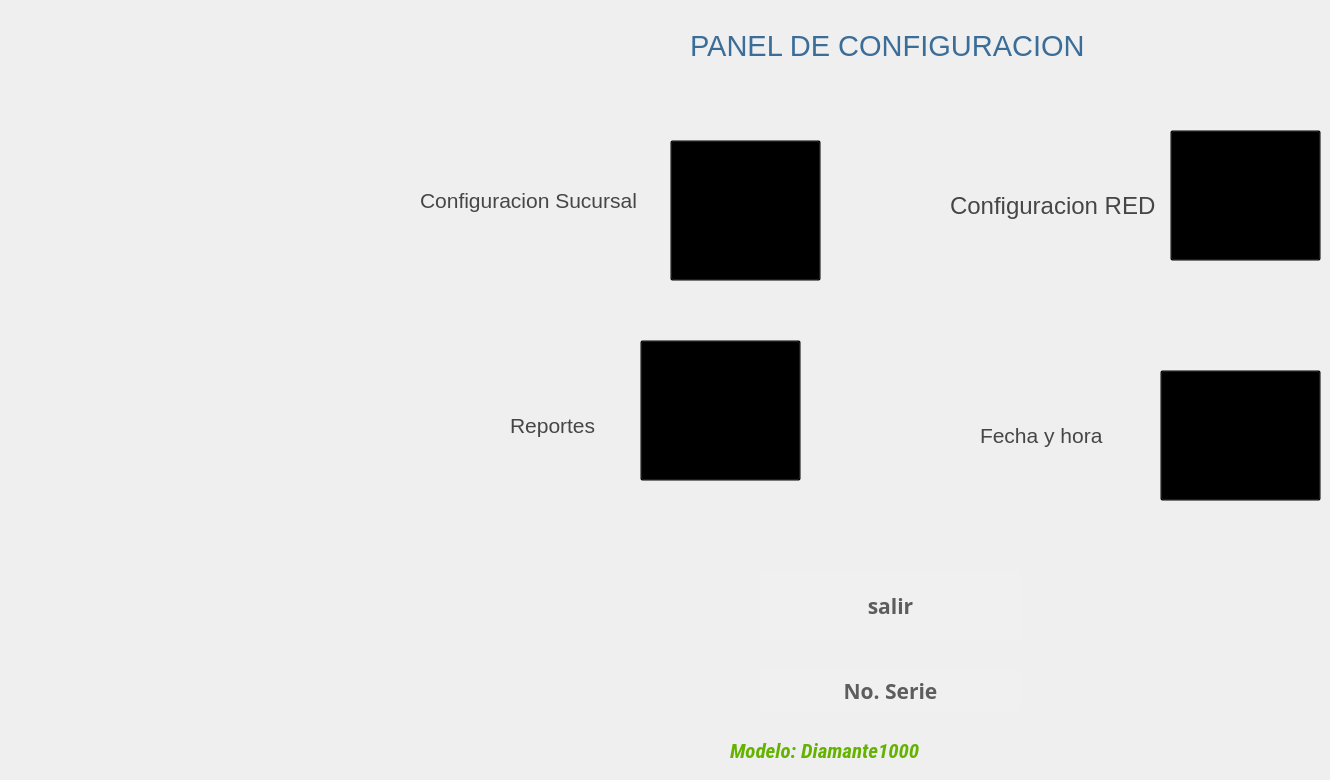
   <widget class="QWidget" name="page_5">
    <widget class="QPushButton" name="bhora">
     <property name="geometry">
      <rect>
       <x>1160</x>
       <y>370</y>
       <width>161</width>
       <height>131</height>
      </rect>
     </property>
     <property name="font">
      <font>
       <family>Sans Serif</family>
       <weight>75</weight>
       <italic>false</italic>
       <bold>true</bold>
      </font>
     </property>
     <property name="styleSheet">
      <string notr="true">background-color:transparent;
color:BLAcK;;
</string>
     </property>
     <property name="text">
      <string/>
     </property>
     <property name="icon">
      <iconset>
       <normaloff>../../iconos/clock.png</normaloff>../../iconos/clock.png</iconset>
     </property>
     <property name="iconSize">
      <size>
       <width>128</width>
       <height>128</height>
      </size>
     </property>
    </widget>
    <widget class="QLabel" name="ltime_4">
     <property name="geometry">
      <rect>
       <x>980</x>
       <y>410</y>
       <width>201</width>
       <height>51</height>
      </rect>
     </property>
     <property name="font">
      <font>
       <family>Segoe UI</family>
       <pointsize>16</pointsize>
       <weight>50</weight>
       <italic>false</italic>
       <bold>false</bold>
      </font>
     </property>
     <property name="styleSheet">
      <string notr="true">background-color:transparent;
color:rgb(70, 70, 70)
</string>
     </property>
     <property name="text">
      <string>Fecha y hora</string>
     </property>
    </widget>
    <widget class="QLabel" name="ltime_12">
     <property name="geometry">
      <rect>
       <x>420</x>
       <y>180</y>
       <width>251</width>
       <height>41</height>
      </rect>
     </property>
     <property name="font">
      <font>
       <family>Segoe UI</family>
       <pointsize>16</pointsize>
       <weight>50</weight>
       <italic>false</italic>
       <bold>false</bold>
      </font>
     </property>
     <property name="styleSheet">
      <string notr="true">background-color:transparent;
color:rgb(70, 70, 70)
</string>
     </property>
     <property name="text">
      <string>Configuracion Sucursal</string>
     </property>
    </widget>
    <widget class="QLabel" name="ltime_20">
     <property name="geometry">
      <rect>
       <x>510</x>
       <y>410</y>
       <width>141</width>
       <height>31</height>
      </rect>
     </property>
     <property name="font">
      <font>
       <family>Segoe UI</family>
       <pointsize>16</pointsize>
       <weight>50</weight>
       <italic>false</italic>
       <bold>false</bold>
      </font>
     </property>
     <property name="styleSheet">
      <string notr="true">background-color:transparent;
color:rgb(70, 70, 70)
</string>
     </property>
     <property name="text">
      <string>Reportes</string>
     </property>
    </widget>
    <widget class="QPushButton" name="bsucursal">
     <property name="geometry">
      <rect>
       <x>670</x>
       <y>140</y>
       <width>151</width>
       <height>141</height>
      </rect>
     </property>
     <property name="font">
      <font>
       <family>Sans Serif</family>
       <weight>75</weight>
       <italic>false</italic>
       <bold>true</bold>
      </font>
     </property>
     <property name="layoutDirection">
      <enum>Qt::RightToLeft</enum>
     </property>
     <property name="styleSheet">
      <string notr="true">background-color:transparent;
color:BLAcK;;
</string>
     </property>
     <property name="text">
      <string/>
     </property>
     <property name="icon">
      <iconset>
       <normaloff>../../cajeroF/iconos/config.png</normaloff>../../cajeroF/iconos/config.png</iconset>
     </property>
     <property name="iconSize">
      <size>
       <width>150</width>
       <height>150</height>
      </size>
     </property>
    </widget>
    <widget class="QPushButton" name="breporte">
     <property name="geometry">
      <rect>
       <x>640</x>
       <y>340</y>
       <width>161</width>
       <height>141</height>
      </rect>
     </property>
     <property name="font">
      <font>
       <family>Sans Serif</family>
       <weight>75</weight>
       <italic>false</italic>
       <bold>true</bold>
      </font>
     </property>
     <property name="styleSheet">
      <string notr="true">background-color:transparent;
color:BLAcK;;
</string>
     </property>
     <property name="text">
      <string/>
     </property>
     <property name="icon">
      <iconset>
       <normaloff>../../iconos/pencil-and-filled-paper-sheet.png</normaloff>../../iconos/pencil-and-filled-paper-sheet.png</iconset>
     </property>
     <property name="iconSize">
      <size>
       <width>128</width>
       <height>128</height>
      </size>
     </property>
    </widget>
    <widget class="QPushButton" name="bred">
     <property name="geometry">
      <rect>
       <x>1170</x>
       <y>130</y>
       <width>151</width>
       <height>131</height>
      </rect>
     </property>
     <property name="font">
      <font>
       <family>Sans Serif</family>
       <weight>75</weight>
       <italic>false</italic>
       <bold>true</bold>
      </font>
     </property>
     <property name="styleSheet">
      <string notr="true">background-color:transparent;
color:BLAcK;;
</string>
     </property>
     <property name="text">
      <string/>
     </property>
     <property name="icon">
      <iconset>
       <normaloff>../../iconos/ethernet.png</normaloff>../../iconos/ethernet.png</iconset>
     </property>
     <property name="iconSize">
      <size>
       <width>150</width>
       <height>150</height>
      </size>
     </property>
     <property name="default">
      <bool>false</bool>
     </property>
     <property name="flat">
      <bool>false</bool>
     </property>
    </widget>
    <widget class="QLabel" name="ltime_3">
     <property name="geometry">
      <rect>
       <x>950</x>
       <y>190</y>
       <width>261</width>
       <height>31</height>
      </rect>
     </property>
     <property name="font">
      <font>
       <family>Segoe UI</family>
       <pointsize>18</pointsize>
       <weight>50</weight>
       <italic>false</italic>
       <bold>false</bold>
      </font>
     </property>
     <property name="styleSheet">
      <string notr="true">background-color:transparent;
color:rgb(70, 70, 70)
</string>
     </property>
     <property name="text">
      <string>Configuracion RED</string>
     </property>
    </widget>
    <widget class="QLabel" name="lmodelo">
     <property name="enabled">
      <bool>true</bool>
     </property>
     <property name="geometry">
      <rect>
       <x>730</x>
       <y>730</y>
       <width>431</width>
       <height>41</height>
      </rect>
     </property>
     <property name="font">
      <font>
       <family>Roboto Condensed</family>
       <pointsize>16</pointsize>
       <weight>75</weight>
       <italic>true</italic>
       <bold>true</bold>
      </font>
     </property>
     <property name="autoFillBackground">
      <bool>false</bool>
     </property>
     <property name="styleSheet">
      <string notr="true">background-color:transparent;
color:rgb(101, 179, 0)</string>
     </property>
     <property name="lineWidth">
      <number>4</number>
     </property>
     <property name="midLineWidth">
      <number>3</number>
     </property>
     <property name="text">
      <string>Modelo: Diamante1000</string>
     </property>
     <property name="scaledContents">
      <bool>false</bool>
     </property>
     <property name="openExternalLinks">
      <bool>false</bool>
     </property>
    </widget>
    <widget class="QPushButton" name="bnoserie">
     <property name="geometry">
      <rect>
       <x>760</x>
       <y>670</y>
       <width>261</width>
       <height>41</height>
      </rect>
     </property>
     <property name="font">
      <font>
       <family>Ubuntu Mono</family>
       <pointsize>16</pointsize>
       <weight>75</weight>
       <italic>false</italic>
       <bold>true</bold>
       <underline>false</underline>
      </font>
     </property>
     <property name="toolTip">
      <string>Ayuda</string>
     </property>
     <property name="toolTipDuration">
      <number>3</number>
     </property>
     <property name="whatsThis">
      <string extracomment="help"/>
     </property>
     <property name="styleSheet">
      <string notr="true">background-color:rgb(240, 240, 240);
color:rgb(93, 93, 93);
border-radius:80%</string>
     </property>
     <property name="text">
      <string>No. Serie</string>
     </property>
     <property name="icon">
      <iconset>
       <normaloff>../../../../../../cajsSATELITE/eum/app/cajeroF/iconos/fl.png</normaloff>../../../../../../cajsSATELITE/eum/app/cajeroF/iconos/fl.png</iconset>
     </property>
     <property name="iconSize">
      <size>
       <width>40</width>
       <height>40</height>
      </size>
     </property>
    </widget>
    <widget class="QPushButton" name="bsalirConfig">
     <property name="geometry">
      <rect>
       <x>760</x>
       <y>570</y>
       <width>261</width>
       <height>71</height>
      </rect>
     </property>
     <property name="font">
      <font>
       <family>Ubuntu Mono</family>
       <pointsize>16</pointsize>
       <weight>75</weight>
       <italic>false</italic>
       <bold>true</bold>
       <underline>false</underline>
      </font>
     </property>
     <property name="toolTip">
      <string>Ayuda</string>
     </property>
     <property name="toolTipDuration">
      <number>3</number>
     </property>
     <property name="whatsThis">
      <string extracomment="help"/>
     </property>
     <property name="styleSheet">
      <string notr="true">background-color:rgb(240, 240, 240);
color:rgb(93, 93, 93);
border-radius:80%</string>
     </property>
     <property name="text">
      <string>salir</string>
     </property>
     <property name="icon">
      <iconset>
       <normaloff>../../../../../../cajsSATELITE/eum/app/cajeroF/iconos/fb5.png</normaloff>../../../../../../cajsSATELITE/eum/app/cajeroF/iconos/fb5.png</iconset>
     </property>
     <property name="iconSize">
      <size>
       <width>40</width>
       <height>40</height>
      </size>
     </property>
    </widget>
    <widget class="QLabel" name="ltime_32">
     <property name="geometry">
      <rect>
       <x>690</x>
       <y>30</y>
       <width>491</width>
       <height>31</height>
      </rect>
     </property>
     <property name="font">
      <font>
       <family>Segoe UI</family>
       <pointsize>22</pointsize>
       <weight>50</weight>
       <italic>false</italic>
       <bold>false</bold>
      </font>
     </property>
     <property name="styleSheet">
      <string notr="true">background-color:transparent;
color:rgb(59, 109, 153);

</string>
     </property>
     <property name="text">
      <string>PANEL DE CONFIGURACION</string>
     </property>
    </widget>
   </widget>
